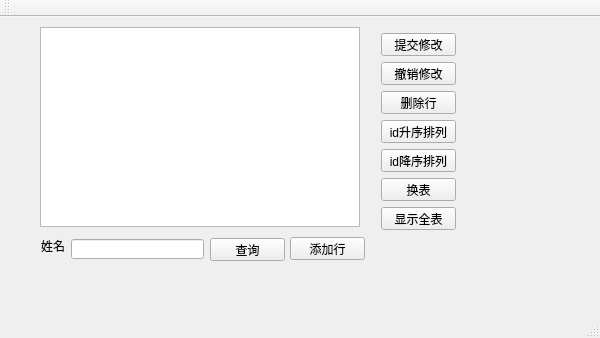
<?xml version="1.0" encoding="UTF-8"?>
<ui version="4.0">
 <class>MainWindow</class>
 <widget class="QMainWindow" name="MainWindow">
  <property name="geometry">
   <rect>
    <x>0</x>
    <y>0</y>
    <width>600</width>
    <height>338</height>
   </rect>
  </property>
  <property name="windowTitle">
   <string>MainWindow</string>
  </property>
  <widget class="QWidget" name="centralWidget">
   <widget class="QTableView" name="tableView">
    <property name="geometry">
     <rect>
      <x>40</x>
      <y>10</y>
      <width>320</width>
      <height>200</height>
     </rect>
    </property>
   </widget>
   <widget class="QPushButton" name="pushButton_5">
    <property name="geometry">
     <rect>
      <x>381</x>
      <y>103</y>
      <width>75</width>
      <height>23</height>
     </rect>
    </property>
    <property name="text">
     <string>id升序排列</string>
    </property>
   </widget>
   <widget class="QPushButton" name="pushButton_6">
    <property name="geometry">
     <rect>
      <x>381</x>
      <y>132</y>
      <width>75</width>
      <height>23</height>
     </rect>
    </property>
    <property name="text">
     <string>id降序排列</string>
    </property>
   </widget>
   <widget class="QPushButton" name="pushButton_9">
    <property name="geometry">
     <rect>
      <x>381</x>
      <y>161</y>
      <width>75</width>
      <height>23</height>
     </rect>
    </property>
    <property name="text">
     <string>换表</string>
    </property>
   </widget>
   <widget class="QPushButton" name="pushButton">
    <property name="geometry">
     <rect>
      <x>381</x>
      <y>16</y>
      <width>75</width>
      <height>23</height>
     </rect>
    </property>
    <property name="text">
     <string>提交修改</string>
    </property>
   </widget>
   <widget class="QPushButton" name="pushButton_2">
    <property name="geometry">
     <rect>
      <x>381</x>
      <y>45</y>
      <width>75</width>
      <height>23</height>
     </rect>
    </property>
    <property name="text">
     <string>撤销修改</string>
    </property>
   </widget>
   <widget class="QPushButton" name="pushButton_4">
    <property name="geometry">
     <rect>
      <x>381</x>
      <y>74</y>
      <width>75</width>
      <height>23</height>
     </rect>
    </property>
    <property name="text">
     <string>删除行</string>
    </property>
   </widget>
   <widget class="QPushButton" name="pushButton_3">
    <property name="geometry">
     <rect>
      <x>290</x>
      <y>220</y>
      <width>75</width>
      <height>23</height>
     </rect>
    </property>
    <property name="text">
     <string>添加行</string>
    </property>
   </widget>
   <widget class="QLabel" name="label">
    <property name="geometry">
     <rect>
      <x>41</x>
      <y>221</y>
      <width>24</width>
      <height>16</height>
     </rect>
    </property>
    <property name="text">
     <string>姓名</string>
    </property>
   </widget>
   <widget class="QLineEdit" name="lineEdit">
    <property name="geometry">
     <rect>
      <x>71</x>
      <y>222</y>
      <width>133</width>
      <height>20</height>
     </rect>
    </property>
   </widget>
   <widget class="QPushButton" name="pushButton_7">
    <property name="geometry">
     <rect>
      <x>210</x>
      <y>221</y>
      <width>75</width>
      <height>23</height>
     </rect>
    </property>
    <property name="text">
     <string>查询</string>
    </property>
   </widget>
   <widget class="QPushButton" name="pushButton_8">
    <property name="geometry">
     <rect>
      <x>381</x>
      <y>190</y>
      <width>75</width>
      <height>23</height>
     </rect>
    </property>
    <property name="text">
     <string>显示全表</string>
    </property>
   </widget>
  </widget>
  <widget class="QMenuBar" name="menuBar">
   <property name="geometry">
    <rect>
     <x>0</x>
     <y>0</y>
     <width>600</width>
     <height>23</height>
    </rect>
   </property>
  </widget>
  <widget class="QToolBar" name="mainToolBar">
   <attribute name="toolBarArea">
    <enum>TopToolBarArea</enum>
   </attribute>
   <attribute name="toolBarBreak">
    <bool>false</bool>
   </attribute>
  </widget>
  <widget class="QStatusBar" name="statusBar"/>
 </widget>
 <layoutdefault spacing="6" margin="11"/>
 <resources/>
 <connections/>
</ui>
